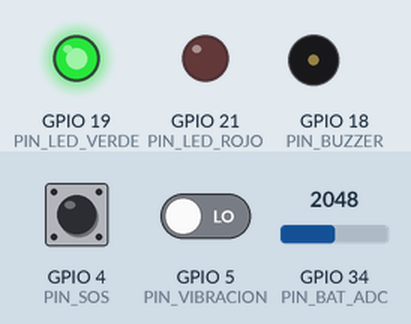
Simulated run of this sketch. Board: ESP32. Shown: output pins drawn as LEDs (lit = HIGH), buzzer (waves = sounding). The inputs (shaded band) are chosen by the test bench; at power-on: GPIO 4 (PIN_SOS) HIGH, GPIO 5 (PIN_VIBRACION) LOW, GPIO 34 (PIN_BAT_ADC) = 2048. WiFi joins after 1.5 s; servers stay silent unless stated; uploads are accepted with an empty reply; what the sketch prints to the serial monitor is not drawn.

Above: at 2.9 s.
3.0 s: GPIO 4 (PIN_SOS) pulled LOW for 0.15 s
At 4.3 s:
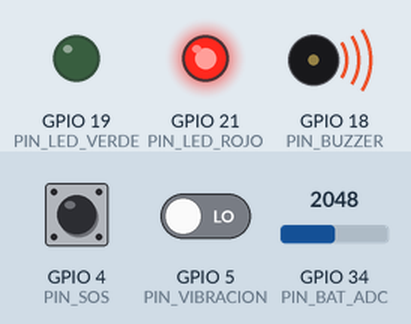
Timing chart, 0 to 9.7 s (numbered marks = the images above; inputs shaded):
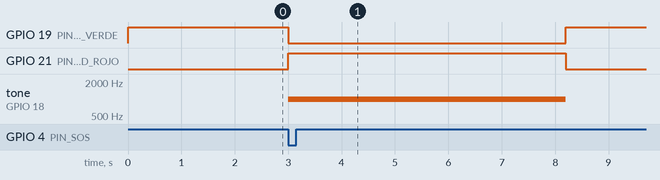

The sketch:

ALERTA360_Edge.ino
```cpp
#include <WiFi.h>
#include <HTTPClient.h>
#include <ArduinoJson.h>

// ---------------------------------------------------------
// CONFIGURACIÓN DE RED Y SERVIDOR
// ---------------------------------------------------------
const char* ssid = "TU_WIFI_SSID";
const char* password = "TU_WIFI_PASSWORD";
// IP de tu computadora en la red local donde corre Node.js (ej: 192.168.1.50)
const char* serverName = "http://192.168.1.XX:3000/api/data";

// ---------------------------------------------------------
// DEFINICIÓN DE PINES
// ---------------------------------------------------------
const int PIN_SOS = 4;           // Pulsador SOS
const int PIN_VIBRACION = 5;     // Sensor SW-420
const int PIN_BAT_ADC = 34;      // Divisor de tensión de la batería
const int PIN_BUZZER = 18;       // Buzzer activo
const int PIN_LED_VERDE = 19;
const int PIN_LED_ROJO = 21;

// ---------------------------------------------------------
// VARIABLES DE ESTADO
// ---------------------------------------------------------
bool sosPresionado = false;
bool vibracionDetectada = false;
unsigned long lastKeepAlive = 0;
const unsigned long keepAliveInterval = 30000; // Enviar estado cada 30 segundos

// ---------------------------------------------------------
// INTERRUPCIONES (ISRs)
// ---------------------------------------------------------
void IRAM_ATTR isrSOS() {
  sosPresionado = true;
}

void IRAM_ATTR isrVibracion() {
  vibracionDetectada = true;
}

// ---------------------------------------------------------
// FUNCIONES AUXILIARES
// ---------------------------------------------------------
int calcularBateria() {
  // El ADC del ESP32 es de 12 bits (0-4095). Rango max 3.3V.
  // Con un divisor resistivo (ej. R1=100k, R2=100k) 4.2V entran como 2.1V
  int adcValue = analogRead(PIN_BAT_ADC);

  // Calibración aproximada (dependerá de tus resistencias reales)
  // Mapeamos el ADC a porcentaje de batería (0% a 100%)
  // Supongamos que 4.2V (llena) = ~2600 ADC, 3.0V (vacía) = ~1860 ADC
  int porcentaje = map(adcValue, 1860, 2600, 0, 100);
  porcentaje = constrain(porcentaje, 0, 100);
  return porcentaje;
}

void activarAlarmaLocal() {
  digitalWrite(PIN_LED_VERDE, LOW);
  digitalWrite(PIN_LED_ROJO, HIGH);
  tone(PIN_BUZZER, 1000); // 1KHz
}

void desactivarAlarmaLocal() {
  digitalWrite(PIN_LED_ROJO, LOW);
  noTone(PIN_BUZZER);
  digitalWrite(PIN_LED_VERDE, HIGH);
}

void enviarDatos(bool isEmergency) {
  if (WiFi.status() == WL_CONNECTED) {
    HTTPClient http;
    http.begin(serverName);
    http.addHeader("Content-Type", "application/json");
    http.addHeader("x-api-key", "ALERTA360_SECRET_TOKEN_2026"); // Token de seguridad

    // Construir el JSON
    StaticJsonDocument<200> doc;
    doc["alarma_activa"] = isEmergency;
    doc["origen_sos_manual"] = sosPresionado;
    doc["vibracion_detectada"] = vibracionDetectada;
    doc["nivel_bateria_porcentaje"] = calcularBateria();

    String requestBody;
    serializeJson(doc, requestBody);

    int httpResponseCode = http.POST(requestBody);

    if (httpResponseCode > 0) {
      Serial.print("Código HTTP: ");
      Serial.println(httpResponseCode);
    } else {
      Serial.print("Error en POST: ");
      Serial.println(http.errorToString(httpResponseCode).c_str());
    }
    http.end();
  } else {
    Serial.println("Error en conexión WiFi");
  }
}

// ---------------------------------------------------------
// SETUP Y LOOP
// ---------------------------------------------------------
void setup() {
  Serial.begin(115200);

  // Configuración de pines
  pinMode(PIN_SOS, INPUT_PULLUP);
  pinMode(PIN_VIBRACION, INPUT);
  pinMode(PIN_BAT_ADC, INPUT);

  pinMode(PIN_BUZZER, OUTPUT);
  pinMode(PIN_LED_VERDE, OUTPUT);
  pinMode(PIN_LED_ROJO, OUTPUT);

  // Estado inicial
  desactivarAlarmaLocal();

  // Adjuntar interrupciones
  attachInterrupt(digitalPinToInterrupt(PIN_SOS), isrSOS, FALLING);
  attachInterrupt(digitalPinToInterrupt(PIN_VIBRACION), isrVibracion, RISING);

  // Conexión WiFi
  WiFi.begin(ssid, password);
  Serial.print("Conectando WiFi...");
  while (WiFi.status() != WL_CONNECTED) {
    delay(500);
    Serial.print(".");
  }
  Serial.println("\nWiFi conectado!");
  Serial.print("Dirección IP: ");
  Serial.println(WiFi.localIP());

  // Enviar estado inicial
  enviarDatos(false);
}

void loop() {
  // 1. Evaluar si hay emergencia
  if (sosPresionado || vibracionDetectada) {
    activarAlarmaLocal();
    enviarDatos(true);

    // Mantener la alarma por 5 segundos antes de permitir resetearla
    delay(5000);

    // Resetear variables (en la vida real podrías requerir reset físico)
    sosPresionado = false;
    vibracionDetectada = false;
    desactivarAlarmaLocal();

    // Notificar que la emergencia terminó (o actualizar estado)
    enviarDatos(false);
  }

  // 2. Keep-Alive periódico
  if (millis() - lastKeepAlive > keepAliveInterval) {
    enviarDatos(false);
    lastKeepAlive = millis();
  }
}
```

Measured:
- after the input at 3.0 s, GPIO 19 (PIN_LED_VERDE): HIGH → LOW at once, → HIGH 5.2 s later; GPIO 21 (PIN_LED_ROJO): LOW → HIGH at once, → LOW 5.2 s later; tone on GPIO 18 (PIN_BUZZER): silent → 1000 Hz at once, → silent 5.2 s later
